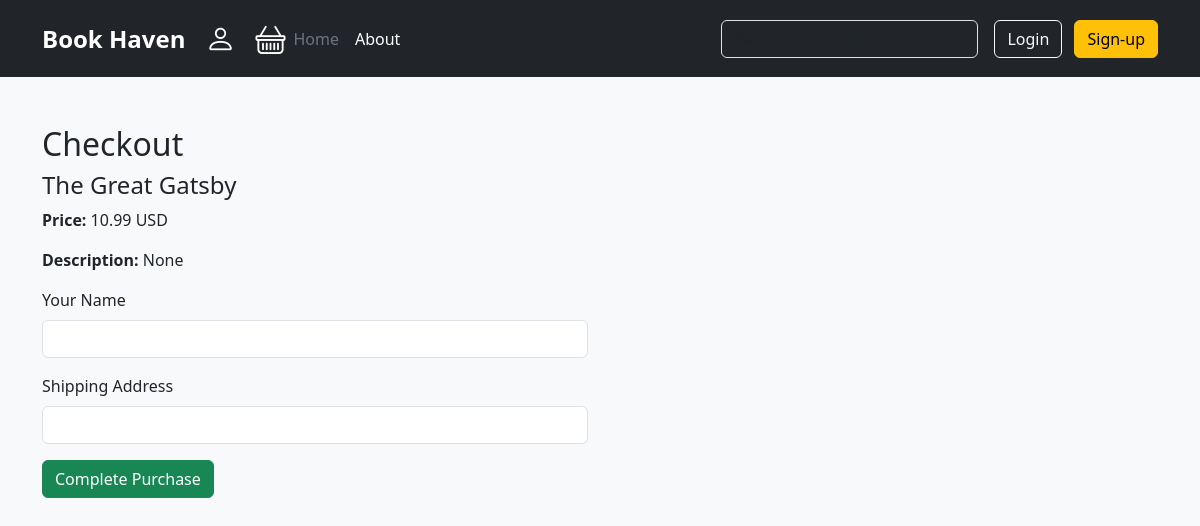
The page /checkout/1 on the database its author committed.
### app.py (models this page shows, shortened)
class Book(db.Model):
    id = db.Column(db.Integer, primary_key=True)
    title = db.Column(db.String(120), nullable=False)
    price = db.Column(db.Float, nullable=False)
    description = db.Column(db.Text, nullable=True)

### app.py (the view)
@app.route("/checkout/<int:book_id>")
def checkout(book_id):
    book = Book.query.get_or_404(book_id)
    return render_template('checkout.html', book=book)

### app.py (called while the page is built, shortened)
@app.before_request
def create_tables():
    db.create_all()
    if User.query.count() == 0:
        user = User(username="admin", password=generate_password_hash("admin"))
        db.session.add(user)
        db.session.commit()

### templates/checkout.html (shortened to what this page needs)
{% extends 'base.html' %}
{% block body %}
<main>
  <div class="container py-5">
    <div class="row">
      <div class="col-md-6">
        <h2>Checkout</h2>
        <h4>{{ book.title }}</h4>
        <p><strong>Price:</strong> {{ book.price }} USD</p>
        <p><strong>Description:</strong> {{ book.description }}</p>
        <form method="POST" action="{{ url_for('complete_checkout', book_id=book.id) }}">
          <div class="mb-3">
            <label for="name" class="form-label">Your Name</label>
            <input type="text" class="form-control" id="name" name="name" required>
          </div>
          <div class="mb-3">
            <label for="address" class="form-label">Shipping Address</label>
            <input type="text" class="form-control" id="address" name="address" required>
          </div>
          <button type="submit" class="btn btn-success">Complete Purchase</button>
        </form>
      </div>
    </div>
  </div>
</main>
{% endblock %}

### rows shown on the page
Book: title "The Great Gatsby", price "10.99", description "None"
